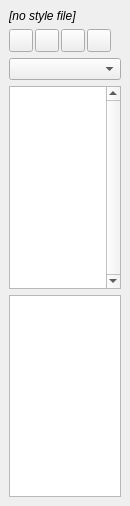
<?xml version="1.0" encoding="UTF-8"?>
<ui version="4.0">
 <class>StylePalette</class>
 <widget class="QDockWidget" name="StylePalette">
  <property name="geometry">
   <rect>
    <x>0</x>
    <y>0</y>
    <width>130</width>
    <height>506</height>
   </rect>
  </property>
  <property name="sizePolicy">
   <sizepolicy hsizetype="Fixed" vsizetype="Preferred">
    <horstretch>0</horstretch>
    <verstretch>0</verstretch>
   </sizepolicy>
  </property>
  <property name="minimumSize">
   <size>
    <width>130</width>
    <height>120</height>
   </size>
  </property>
  <property name="maximumSize">
   <size>
    <width>400</width>
    <height>524287</height>
   </size>
  </property>
  <property name="floating">
   <bool>false</bool>
  </property>
  <property name="windowTitle">
   <string>Styles</string>
  </property>
  <widget class="QWidget" name="dockWidgetContents">
   <layout class="QVBoxLayout" name="verticalLayout">
    <item>
     <widget class="QLabel" name="styleFile">
      <property name="sizePolicy">
       <sizepolicy hsizetype="Expanding" vsizetype="Preferred">
        <horstretch>0</horstretch>
        <verstretch>0</verstretch>
       </sizepolicy>
      </property>
      <property name="font">
       <font>
        <italic>true</italic>
       </font>
      </property>
      <property name="text">
       <string>[no style file]</string>
      </property>
     </widget>
    </item>
    <item>
     <layout class="QHBoxLayout" name="horizontalLayout_2">
      <property name="spacing">
       <number>2</number>
      </property>
      <property name="topMargin">
       <number>0</number>
      </property>
      <item>
       <widget class="QToolButton" name="buttonNewTikzstyles">
        <property name="toolTip">
         <string>New Style File</string>
        </property>
        <property name="text">
         <string/>
        </property>
        <property name="icon">
         <iconset resource="../../tikzit.qrc">
          <normaloff>:/images/document-new.svg</normaloff>:/images/document-new.svg</iconset>
        </property>
        <property name="iconSize">
         <size>
          <width>16</width>
          <height>16</height>
         </size>
        </property>
       </widget>
      </item>
      <item>
       <widget class="QToolButton" name="buttonOpenTikzstyles">
        <property name="toolTip">
         <string>Load Style File</string>
        </property>
        <property name="text">
         <string/>
        </property>
        <property name="icon">
         <iconset resource="../../tikzit.qrc">
          <normaloff>:/images/document-open.svg</normaloff>:/images/document-open.svg</iconset>
        </property>
        <property name="iconSize">
         <size>
          <width>16</width>
          <height>16</height>
         </size>
        </property>
       </widget>
      </item>
      <item>
       <widget class="QToolButton" name="buttonEditTikzstyles">
        <property name="toolTip">
         <string>Edit Styles</string>
        </property>
        <property name="text">
         <string/>
        </property>
        <property name="icon">
         <iconset resource="../../tikzit.qrc">
          <normaloff>:/images/text-x-generic_with_pencil.svg</normaloff>:/images/text-x-generic_with_pencil.svg</iconset>
        </property>
        <property name="iconSize">
         <size>
          <width>16</width>
          <height>16</height>
         </size>
        </property>
       </widget>
      </item>
      <item>
       <widget class="QToolButton" name="buttonRefreshTikzstyles">
        <property name="toolTip">
         <string>Refresh Styles</string>
        </property>
        <property name="text">
         <string/>
        </property>
        <property name="icon">
         <iconset resource="../../tikzit.qrc">
          <normaloff>:/images/refresh.svg</normaloff>:/images/refresh.svg</iconset>
        </property>
        <property name="iconSize">
         <size>
          <width>16</width>
          <height>16</height>
         </size>
        </property>
       </widget>
      </item>
      <item>
       <spacer name="horizontalSpacer">
        <property name="orientation">
         <enum>Qt::Horizontal</enum>
        </property>
        <property name="sizeHint" stdset="0">
         <size>
          <width>40</width>
          <height>20</height>
         </size>
        </property>
       </spacer>
      </item>
     </layout>
    </item>
    <item>
     <widget class="QComboBox" name="currentCategory"/>
    </item>
    <item>
     <widget class="QListView" name="styleListView">
      <property name="font">
       <font>
        <pointsize>8</pointsize>
        <italic>true</italic>
       </font>
      </property>
      <property name="verticalScrollBarPolicy">
       <enum>Qt::ScrollBarAlwaysOn</enum>
      </property>
      <property name="horizontalScrollBarPolicy">
       <enum>Qt::ScrollBarAlwaysOff</enum>
      </property>
      <property name="resizeMode">
       <enum>QListView::Adjust</enum>
      </property>
     </widget>
    </item>
    <item>
     <widget class="QListView" name="edgeStyleListView">
      <property name="font">
       <font>
        <pointsize>8</pointsize>
        <italic>true</italic>
       </font>
      </property>
     </widget>
    </item>
   </layout>
  </widget>
 </widget>
 <resources>
  <include location="../../tikzit.qrc"/>
 </resources>
 <connections/>
</ui>
